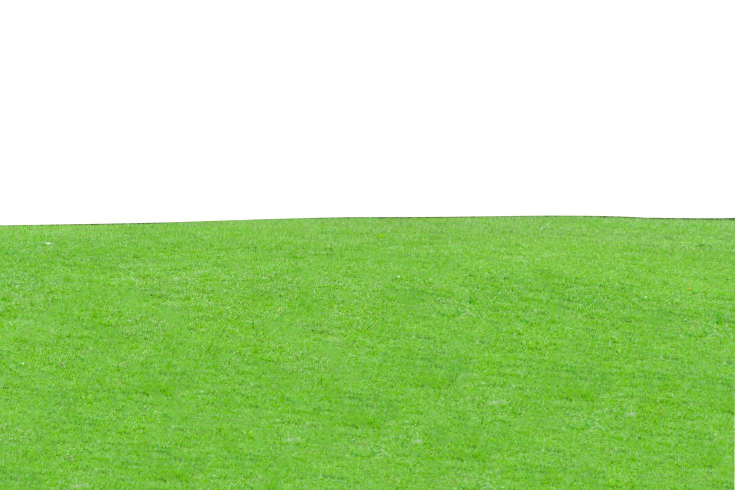
#> input picture gramado.jpg, 1470 x 980 px (shown at 1/2 size)
$ python ativOptativa1.py
#> lines starting #> are read from the running program, lines starting #| are printed output that depends on the picture; after the words box and inside, x2 and y2 are one past the last pixel; in counts of white or black regions, pixels touching at a corner belong together
import cv2

# Carregar a imagem
imagem = cv2.imread("gramado.jpg")
#> imagem is the input picture: shape (980, 1470, 3); mean B, G, R 151, 218.9, 181
imagem2 = cv2.imread("gramado.jpg", cv2.IMREAD_GRAYSCALE)
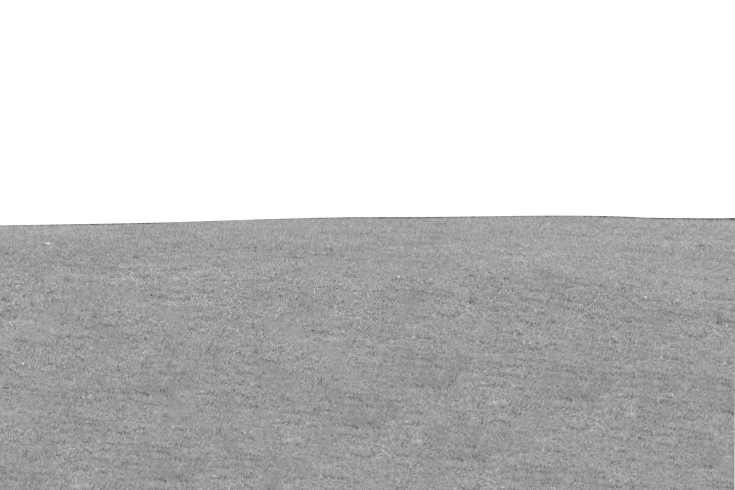
#> imagem2: shape (980, 1470) (shown at 1/2 size); min 59, max 255, mean 199.8

# Aplicar filtro de média (blur normal)
imagem_blur = cv2.blur(imagem, (5, 5))

# Aplicar filtro Canny
bordas_canny = cv2.Canny(imagem2, 50, 100)
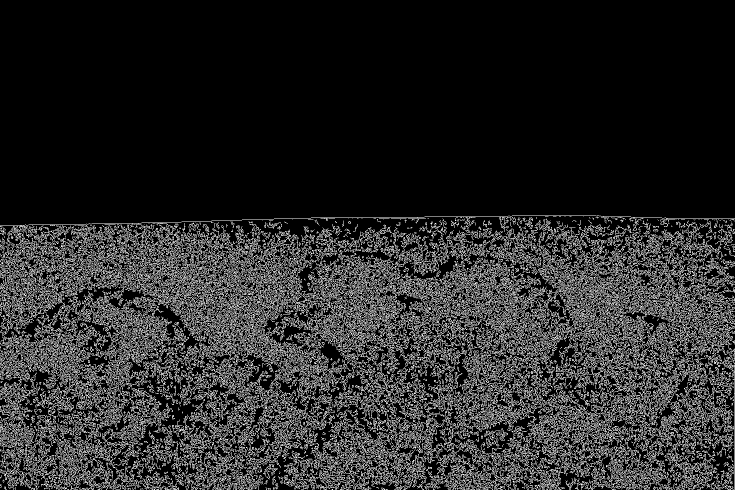
#> bordas_canny: shape (980, 1470) (shown at 1/2 size); 16.1% white in thin lines or dots, all inside (x1, y1, x2, y2) = (0, 431, 1470, 980)

# Obter as dimensões originais da imagem
altura, largura = imagem.shape[:2]
#> altura = 980; largura = 1470
print(f"Dimensões originais: {largura}x{altura}")
#| Dimensões originais: 1470x980

# Definir novas dimensões (exemplo: 50% do tamanho original)
largura_nova = int(largura * 0.5)
#> largura_nova = 735
altura_nova = int(altura * 0.5)
#> altura_nova = 490
dimensoes = (largura_nova, altura_nova)
#> dimensoes = (735, 490)

# Redimensionar a imagem
imagem_redimensionada = cv2.resize(imagem, dimensoes, interpolation=cv2.INTER_AREA)
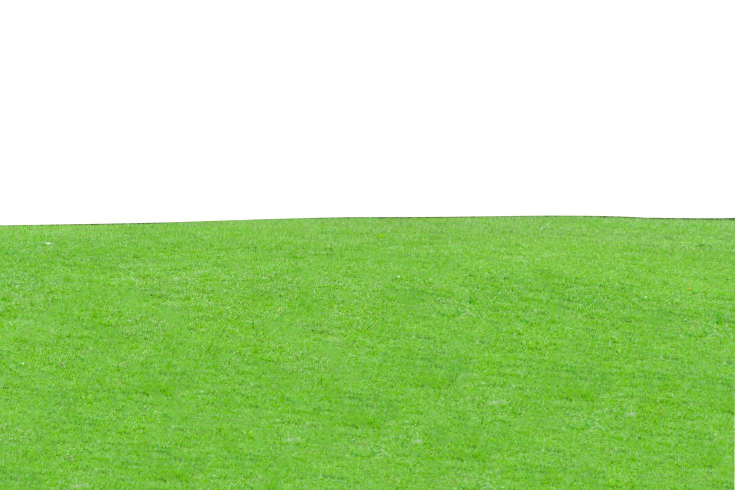
#> imagem_redimensionada: shape (490, 735, 3); mean B, G, R 151.1, 218.9, 181.1

# Mostrar as imagens
cv2.imshow("Filtro Blur", imagem_blur)
cv2.imshow("Imagem em Escala de Cinza", imagem2)
cv2.imshow("Canny", bordas_canny)
cv2.imshow("Imagem Original", imagem)
cv2.imshow("Imagem Redimensionada", imagem_redimensionada)

# Salvar as imagens processadas
cv2.imwrite("filtro_blur.jpg", imagem_blur)
cv2.imwrite("filtro_cinza.jpg", imagem2)
cv2.imwrite("filtro_bordascanny.jpg", bordas_canny)
cv2.imwrite("filtro_redimensionar.jpg", imagem_redimensionada)


cv2.waitKey(0)
cv2.destroyAllWindows()
